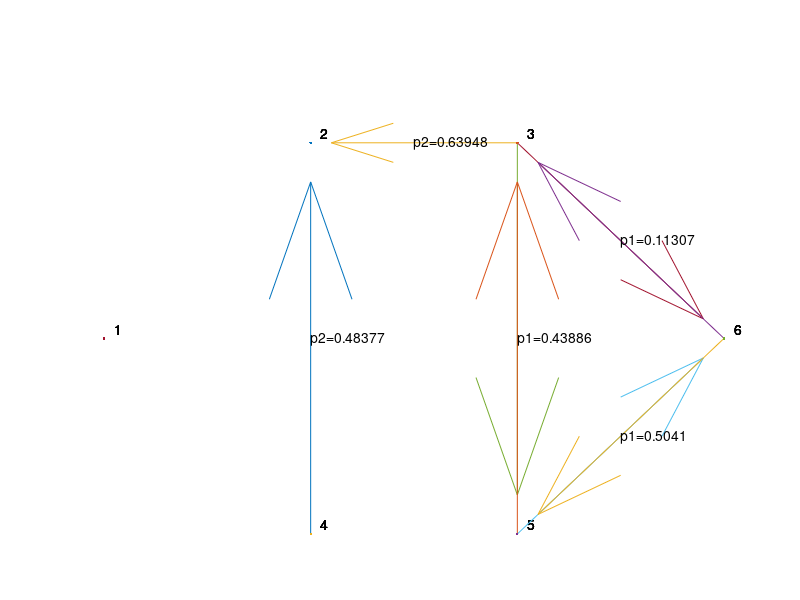

MATLAB code to generate this figure: (Note: this script raises an error after producing the figure.)
function true_or_false = roadReliability()

close all
clear all
% original structure
load structure.txt
%load structure_11.txt
%structure = structure_11
global temp

%set(0,'RecursionLimit',5000)
structure
%
arc_probability1 = triu(rand(size(structure>0))).*structure

arc_probability2 = triu(rand(size(structure>0))).*structure

%arc_probability = arc_probability0.*(arc_probability0 <= 0.9)

% arc_type 0, 1 , 2 , 3, 
%arc_type = (arc_probability >0).*floor(rand(size(structure))*4)

arc_type= triu(structure.*(floor(rand(size(structure))*4)))

for ix=1:size(arc_type,1)
    for jx=1:size(arc_type,2)
      if(jx > ix)
         if(arc_type(ix,jx) == 1 & arc_probability1(ix,jx)>0.9)
            arc_type(ix,jx)=0;
         elseif(arc_type(ix,jx) == 2 & arc_probability2(ix,jx)>0.9)
            arc_type(ix,jx)=0;
         elseif(arc_type(ix,jx)==3)
             if(arc_probability1(ix,jx)>0.7 & arc_probability2(ix,jx)>0.7)
                arc_type(ix,jx)=0;
                continue;
             elseif arc_probability1(ix,jx)>0.7
                arc_type(ix,jx)=2;
                continue;
             elseif arc_probability2(ix,jx)>0.7
                arc_type(ix,jx)=1;
             end
         end
      end
    end
end

arc_type


% draw network graph

% coordinates for points
% x_y = floor(rand(6,2)*10)
x_y = [1 2
       2 3
       3 3
       2 1
       3 1
       4 2
    ];

%for 11 nodes case
%x_y = [1 2
%    2 3
%    3 3
%    4 3
%    2 2
%    3 2 
%    4 2
%    2 1
%    3 1
%    4 1
%    5 2];

%subplot(2,1,1)
%for ix=1:size(arc_type,1)
%    for jx=1:size(arc_type,2)
%       if(jx > ix & arc_type(ix,jx)>0)
%           plot([ x_y(ix,1) x_y(jx,1)] ,[ x_y(ix,2) x_y(jx,2)], '-' )
%           hold on    
%       end
%    end
%end
%axis off
%title('original network structure')

%subplot(2,1,2)
%draw the arc_type as quiver
for ix=1:size(arc_type,1)
    for jx=1:size(arc_type,2)
        plot([ x_y(ix,1) x_y(jx,1)], [ x_y(ix,2) x_y(jx,2) ],'.')
        hold on
        text([ x_y(ix,1)+0.05 ], [ x_y(ix,2)+0.05 ], num2str(ix) )
      
      if arc_type(ix,jx)==1 
           quiver( x_y(ix,1), x_y(ix,2) , ( x_y(jx,1)-x_y(ix,1) ),( x_y(jx,2)-x_y(ix,2) ) )
      elseif arc_type(ix,jx)==2
           quiver( x_y(jx,1), x_y(jx,2) , ( x_y(ix,1)-x_y(jx,1) ),( x_y(ix,2)-x_y(jx,2) ) )
      elseif arc_type(ix,jx)==3
           quiver( x_y(ix,1), x_y(ix,2) , ( x_y(jx,1)-x_y(ix,1) ),( x_y(jx,2)-x_y(ix,2) ) )
           quiver( x_y(jx,1), x_y(jx,2) , ( x_y(ix,1)-x_y(jx,1) ),( x_y(ix,2)-x_y(jx,2) ) )
      end
    end
end
axis off

for ix=1:size(arc_type,1)
    for jx=1:size(arc_type,2)
       if(jx > ix & arc_probability1(ix,jx)>0 & (arc_type(ix,jx)==1 || arc_type(ix,jx)==3) )
           text([ (x_y(ix,1)+ x_y(jx,1))/2], [ (x_y(ix,2)+ x_y(jx,2))/2 ], ['p1=',num2str(arc_probability1(ix,jx))] )
       elseif(jx > ix & arc_probability2(ix,jx)>0 & (arc_type(ix,jx)==2 || arc_type(ix,jx)==3) )
           text([ (x_y(ix,1)+ x_y(jx,1))/2], [ (x_y(ix,2)+ x_y(jx,2))/2 ], ['p2=',num2str(arc_probability2(ix,jx))] )
       end
    end
end


% calculate if they can go through from pt 1 to pt 6, arc_type = 1 or 3 from
% the beginning by using CA(Cellular Automaton)
global temp
global temp_size
temp={};
temp_size=zeros(length(arc_type),1);


for ix=1:size(arc_type,1)
    for jx=1:size(arc_type,2)
        if (arc_type(ix, jx) ==1  )
          temp{ix, temp_size(ix)+1}=jx; 
          temp_size(ix)=temp_size(ix)+1;
        elseif (arc_type(ix, jx) ==2 )            
          temp{jx, temp_size(jx)+1}=jx; 
          temp_size(jx)=temp_size(jx)+1;
        elseif(arc_type(ix,jx) == 3)
          temp{ix, temp_size(ix)+1}=jx; 
          temp_size(ix)=temp_size(ix)+1;
          temp{jx, temp_size(jx)+1}=jx; 
          temp_size(jx)=temp_size(jx)+1;
        end
    end
end


%a temp for testing
%-------------
%temp={}
%temp{1,1}=4
%temp{3,5}=2
%temp{4,2}=1
%temp{4,6}=2
%temp{4,7}=5
%temp{5,8}=4
%temp{6,9}=5

global checked_list


CA{1,1}=1; %starting point

global total_count
total_count=0;
global to_check_list
to_check_list = [1]


CA = fast_CA3(CA, 1)

str='';
for ix=1:length(CA)-1
  tmp=sprintf('%d-',CA{ix});
  str=[str,tmp];
end
  tmp=sprintf('%d',CA{length(CA)});
  str=[str,tmp];

   
if isEndNodeInCA(CA)
    true_or_false = 1
    title({['CA=',str],['Good!']})
else
    true_or_false = 0
    title({['CA=',str],['Bad!']})
end

%graph_idx=floor(rand()*20)
%saveas(gcf,['./roadReliability/g',num2str(graph_idx),'.jpg'])







